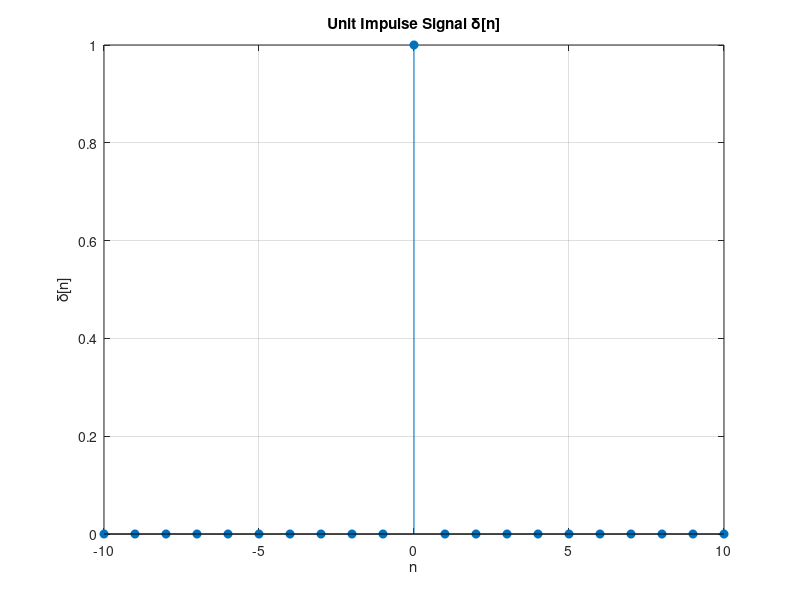
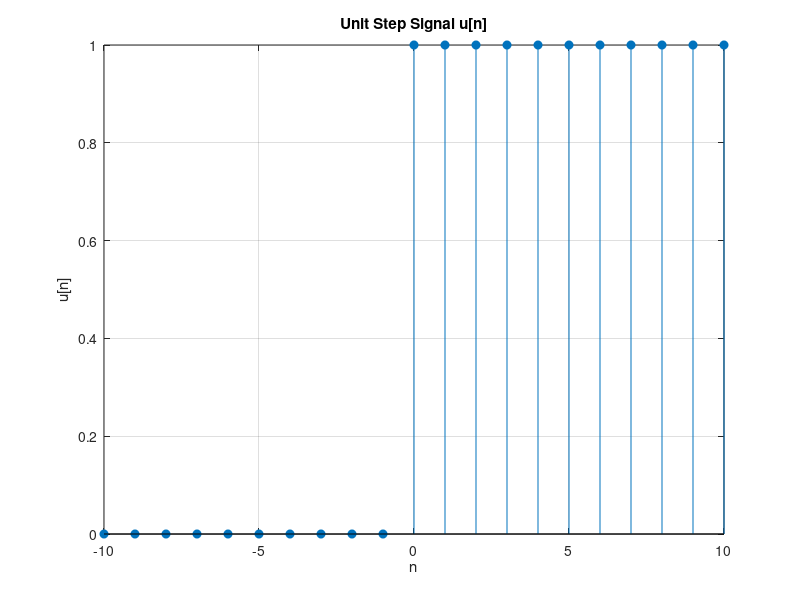
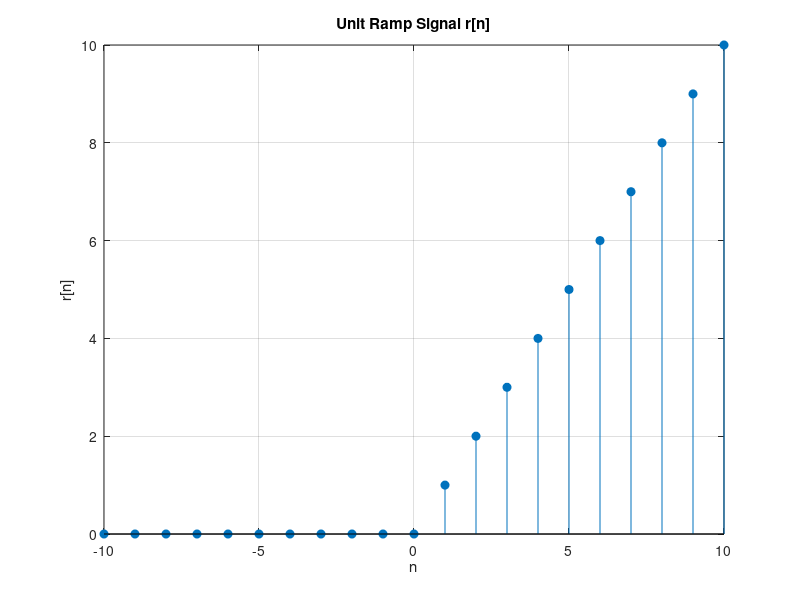
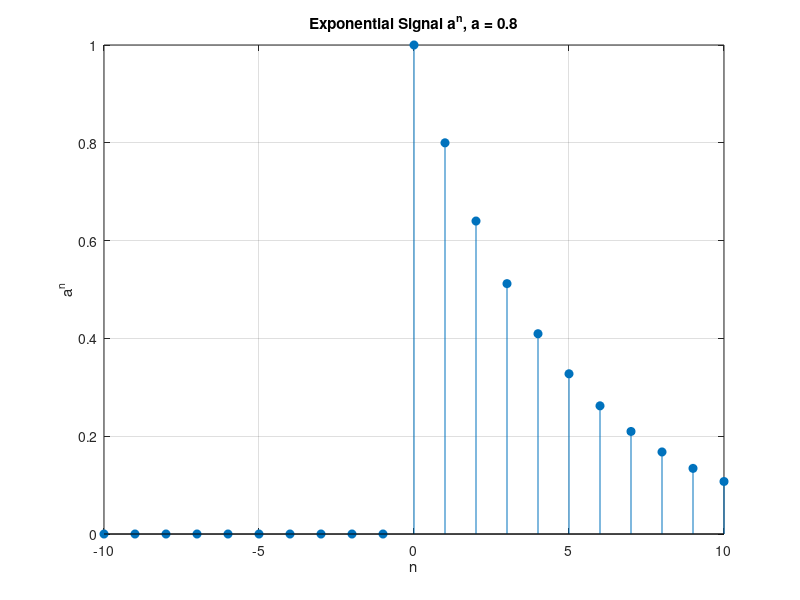

MATLAB code for these plots, in order:
% Discrete-Time Signal Generation in MATLAB
% Range of n values
n = -10:10;  

%% 1. Unit Impulse Signal (δ[n])
impulse = (n == 0); % 1 when n=0, otherwise 0
figure;
stem(n, impulse, 'filled');
title('Unit Impulse Signal \delta[n]');
xlabel('n'); ylabel('\delta[n]');
grid on;

%% 2. Unit Step Signal (u[n])
step_signal = (n >= 0); % 1 for n >= 0, 0 otherwise
figure;
stem(n, step_signal, 'filled');
title('Unit Step Signal u[n]');
xlabel('n'); ylabel('u[n]');
grid on;

%% 3. Unit Ramp Signal (r[n])
ramp = n .* (n >= 0); % n for n >= 0, 0 otherwise
figure;
stem(n, ramp, 'filled');
title('Unit Ramp Signal r[n]');
xlabel('n'); ylabel('r[n]');
grid on;

%% 4. Exponential Signal (a^n)
a = 0.8; % base of exponential (choose |a|<1 for decaying, |a|>1 for growing)
exp_signal = (a.^n) .* (n >= 0); % causal exponential
figure;
stem(n, exp_signal, 'filled');
title(['Exponential Signal a^n, a = ', num2str(a)]);
xlabel('n'); ylabel('a^n');
grid on;

%% 5. Signum Function (sgn[n])
signum = zeros(size(n)); % initialize
signum(n>0) = 1; % 1 for n > 0
signum(n<0) = -1; % -1 for n < 0
% (signum(0) = 0 by default)
figure;
stem(n, signum, 'filled');
title('Signum Function sgn[n]');
xlabel('n'); ylabel('sgn[n]');
grid on;

%% 6. Sinc Function (sin(pi*n)/(pi*n))
sinc_func = zeros(size(n));
for i = 1:length(n)
    if n(i) == 0
        sinc_func(i) = 1; % limit value at n=0
    else
        sinc_func(i) = sin(pi*n(i))/(pi*n(i));
    end
end
figure;
stem(n, sinc_func, 'filled');
title('Sinc Function sinc[n] = sin(\pin)/(\pin)');
xlabel('n'); ylabel('sinc[n]');
grid on;
 
